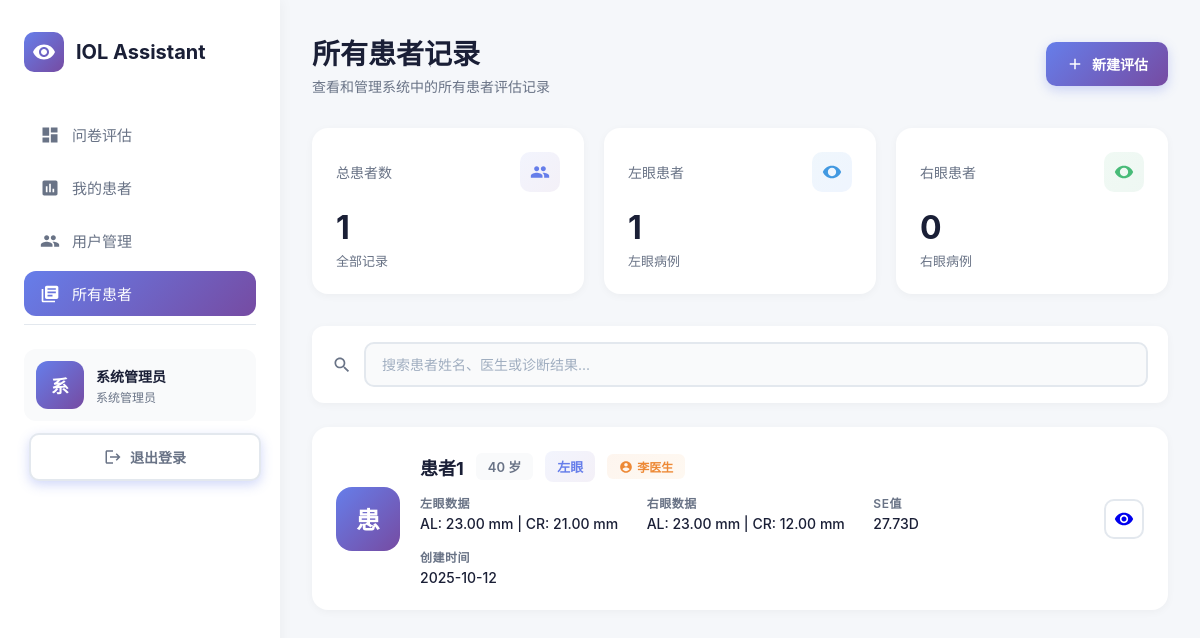
The app's page /admin/all-patients (signed in) with its own data.
### tables this page shows
CREATE TABLE results (
            id INTEGER PRIMARY KEY AUTOINCREMENT,
            user_id INTEGER,
            patient_name TEXT,
            patient_age INTEGER,
            patient_phone TEXT,
            patient_gender TEXT,
            left_eye_al REAL,
            left_eye_cr REAL,
            right_eye_al REAL,
            right_eye_cr REAL,
            affected_eye TEXT,
            se_value REAL,
            answered_questions TEXT,
            result TEXT,
            doctor_notes TEXT,
            created_at TIMESTAMP DEFAULT CURRENT_TIMESTAMP,
            updated_at TIMESTAMP DEFAULT CURRENT_TIMESTAMP,
            FOREIGN KEY (user_id) REFERENCES users (id)
        );

CREATE TABLE users (
            id INTEGER PRIMARY KEY AUTOINCREMENT,
            username TEXT UNIQUE NOT NULL,
            password TEXT NOT NULL,
            email TEXT,
            full_name TEXT,
            role TEXT DEFAULT 'doctor',
            is_active INTEGER DEFAULT 1,
            created_at TIMESTAMP DEFAULT CURRENT_TIMESTAMP
        );

### app.py (the view)
@app.route('/admin/all-patients', methods=['GET'])
@login_required
@admin_required
def admin_all_patients():
    conn = get_db_connection()
    patients = conn.execute('''
        SELECT r.*, u.username, u.full_name as doctor_name
        FROM results r
        JOIN users u ON r.user_id = u.id
        ORDER BY r.created_at DESC
    ''').fetchall()
    formatted_patients = format_patient_list(patients, include_doctor=True)
    conn.close()
    return render_template('admin_patients.html', patients=formatted_patients,
                           username=session.get('full_name') or session.get('username'))

### app.py (called while the page is built)
def get_db_connection():
    conn = sqlite3.connect('results.db')
    conn.row_factory = sqlite3.Row
    return conn

def login_required(f):
    @wraps(f)
    def decorated_function(*args, **kwargs):
        if 'user_id' not in session:
            return redirect(url_for('login'))
        return f(*args, **kwargs)
    return decorated_function

def admin_required(f):
    @wraps(f)
    def decorated_function(*args, **kwargs):
        if 'user_id' not in session or session.get('role') != 'admin':
            return jsonify({"success": False, "message": "需要管理员权限"}), 403
        return f(*args, **kwargs)
    return decorated_function

### templates/admin_patients.html (shortened to what this page needs)
<!DOCTYPE html>
<html lang="zh-CN">
<head>
    <link rel="stylesheet" href="/styles.css">
</head>
<body>
    <div class="dashboard">
        <aside class="sidebar">
            <div class="logo">
                <div class="logo-icon">
                    <svg width="24" height="24" viewBox="0 0 24 24" fill="white">
                        <path d="M12 4.5C7 4.5 2.73 7.61 1 12c1.73 4.39 6 7.5 11 7.5s9.27-3.11 11-7.5c-1.73-4.39-6-7.5-11-7.5zM12 17c-2.76 0-5-2.24-5-5s2.24-5 5-5 5 2.24 5 5-2.24 5-5 5zm0-8c-1.66 0-3 1.34-3 3s1.34 3 3 3 3-1.34 3-3-1.34-3-3-3z"/>
                    </svg>
                </div>
                <h1>IOL Assistant</h1>
            </div>
            <ul class="nav-menu">
                <li class="nav-item">
                    <a href="/" class="nav-link">
                        <svg class="nav-icon" viewBox="0 0 24 24" fill="currentColor">
                            <path d="M3 13h8V3H3v10zm0 8h8v-6H3v6zm10 0h8V11h-8v10zm0-18v6h8V3h-8z"/>
                        </svg>
                        <span>问卷评估</span>
                    </a>
                </li>
                <li class="nav-item">
                    <a href="/show_result" class="nav-link">
                        <svg class="nav-icon" viewBox="0 0 24 24" fill="currentColor">
                            <path d="M19 3H5c-1.1 0-2 .9-2 2v14c0 1.1.9 2 2 2h14c1.1 0 2-.9 2-2V5c0-1.1-.9-2-2-2zM9 17H7v-7h2v7zm4 0h-2V7h2v10zm4 0h-2v-4h2v4z"/>
                        </svg>
                        <span>我的患者</span>
                    </a>
                </li>
                <li class="nav-item">
                    <a href="/admin/users" class="nav-link">
                        <span>用户管理</span>
                    </a>
                </li>
                <li class="nav-item">
                    <a href="/admin/all-patients" class="nav-link active">
                        <svg class="nav-icon" viewBox="0 0 24 24" fill="currentColor">
                            <path d="M4 6H2v14c0 1.1.9 2 2 2h14v-2H4V6zm16-4H8c-1.1 0-2 .9-2 2v12c0 1.1.9 2 2 2h12c1.1 0 2-.9 2-2V4c0-1.1-.9-2-2-2zm-1 9H9V9h10v2zm-4 4H9v-2h6v2zm4-8H9V5h10v2z"/>
                        </svg>
                        <span>所有患者</span>
                    </a>
                </li>
            </ul>
            <div class="user-profile">
                <div class="user-card">
                    <div class="user-avatar">{{ username[0] if username else 'A' }}</div>
                    <div class="user-info">
                        <h3>{{ username or '管理员' }}</h3>
                        <p>系统管理员</p>
                    </div>
                </div>
                <button class="logout-btn" onclick="logout()">
                    <svg width="18" height="18" viewBox="0 0 24 24" fill="currentColor">
                        <path d="M17 7l-1.41 1.41L18.17 11H8v2h10.17l-2.58 2.58L17 17l5-5zM4 5h8V3H4c-1.1 0-2 .9-2 2v14c0 1.1.9 2 2 2h8v-2H4V5z"/>
                    </svg>
                    退出登录
                </button>
            </div>
        </aside>
        <main class="main-content">
            <div class="top-bar">
                <div class="page-title">
                    <h2>所有患者记录</h2>
                    <p>查看和管理系统中的所有患者评估记录</p>
                </div>
                <a href="/" class="btn btn-primary">
                    <svg width="18" height="18" viewBox="0 0 24 24" fill="currentColor">
                        <path d="M19 13h-6v6h-2v-6H5v-2h6V5h2v6h6v2z"/>
                    </svg>
                    新建评估
                </a>
            </div>
            <div class="stats-grid">
                <div class="stat-card">
                    <div class="stat-header">
                        <span class="stat-label">总患者数</span>
                        <div class="stat-icon purple">
                        </div>
                    </div>
                    <div class="stat-value">{{ patients|length }}</div>
                    <div class="stat-subtitle">全部记录</div>
                </div>
                <div class="stat-card">
                    <div class="stat-header">
                        <span class="stat-label">左眼患者</span>
                        <div class="stat-icon blue">
                            <svg width="20" height="20" viewBox="0 0 24 24" fill="currentColor">
                                <path d="M12 4.5C7 4.5 2.73 7.61 1 12c1.73 4.39 6 7.5 11 7.5s9.27-3.11 11-7.5c-1.73-4.39-6-7.5-11-7.5zM12 17c-2.76 0-5-2.24-5-5s2.24-5 5-5 5 2.24 5 5-2.24 5-5 5z"/>
                            </svg>
                        </div>
                    </div>
                    <div class="stat-value">{{ patients|selectattr('affected_eye', 'equalto', 'left')|list|length }}</div>
                    <div class="stat-subtitle">左眼病例</div>
                </div>
                <div class="stat-card">
                    <div class="stat-header">
                        <span class="stat-label">右眼患者</span>
                        <div class="stat-icon green">
                            <svg width="20" height="20" viewBox="0 0 24 24" fill="currentColor">
                                <path d="M12 4.5C7 4.5 2.73 7.61 1 12c1.73 4.39 6 7.5 11 7.5s9.27-3.11 11-7.5c-1.73-4.39-6-7.5-11-7.5zM12 17c-2.76 0-5-2.24-5-5s2.24-5 5-5 5 2.24 5 5-2.24 5-5 5z"/>
                            </svg>
                        </div>
                    </div>
                    <div class="stat-value">{{ patients|selectattr('affected_eye', 'equalto', 'right')|list|length }}</div>
                    <div class="stat-subtitle">右眼病例</div>
                </div>
            </div>
            <div class="search-bar">
                <input type="text" class="search-input" id="searchInput" placeholder="搜索患者姓名、医生或诊断结果..." onkeyup="searchPatients()">
            </div>
            {% if patients %}
            <div class="patients-grid" id="patientsGrid">
                {% for patient in patients %}
                <div class="patient-card" data-search-text="{{ patient.patient_name|lower }} {{ patient.doctor_name|lower }} {{ patient.result|lower }}">
                    <div class="patient-avatar">{{ patient.patient_name[0] if patient.patient_name else 'P' }}</div>
                    <div class="patient-info">
                        <div class="patient-header">
                            <span class="patient-name">{{ patient.patient_name }}</span>
                            <span class="patient-age">{{ patient.patient_age }} 岁</span>
                            <span class="eye-badge {{ patient.affected_eye }}">
                                {{ "左眼" if patient.affected_eye == "left" else "右眼" }}
                            </span>
                            <span class="doctor-badge">
                                <svg width="14" height="14" viewBox="0 0 24 24" fill="currentColor">
                                    <path d="M12 2C6.48 2 2 6.48 2 12s4.48 10 10 10 10-4.48 10-10S17.52 2 12 2zm0 3c1.66 0 3 1.34 3 3s-1.34 3-3 3-3-1.34-3-3 1.34-3 3-3zm0 14.2c-2.5 0-4.71-1.28-6-3.22.03-1.99 4-3.08 6-3.08 1.99 0 5.97 1.09 6 3.08-1.29 1.94-3.5 3.22-6 3.22z"/>
                                </svg>
                                {{ patient.doctor_name }}
                            </span>
                        </div>
                        <div class="patient-meta">
                            <div class="meta-item">
                                <span class="meta-label">左眼数据</span>
                                <span class="meta-value">
                                    AL: {{ "%.2f"|format(patient.left_eye.al) if patient.left_eye.al else "N/A" }} mm |
                                    CR: {{ "%.2f"|format(patient.left_eye.cr) if patient.left_eye.cr else "N/A" }} mm
                                </span>
                            </div>
                            <div class="meta-item">
                                <span class="meta-label">右眼数据</span>
                                <span class="meta-value">
                                    AL: {{ "%.2f"|format(patient.right_eye.al) if patient.right_eye.al else "N/A" }} mm |
                                    CR: {{ "%.2f"|format(patient.right_eye.cr) if patient.right_eye.cr else "N/A" }} mm
                                </span>
                            </div>
                            <div class="meta-item">
                                <span class="meta-label">SE值</span>
                                <span class="meta-value">
                                    {{ "%.2f"|format(patient.se_value) if patient.se_value else "未计算" }}D
                                </span>
                            </div>
                            <div class="meta-item">
                                <span class="meta-label">创建时间</span>
                                <span class="meta-value">
                                    {{ patient.created_at[:10] }}
                                </span>
                            </div>
                        </div>
                    </div>
                    <div class="patient-actions">
                        <a href="/patient/{{ patient.id }}" class="btn-icon" title="查看详情">
                            <svg width="20" height="20" viewBox="0 0 24 24" fill="currentColor">
                                <path d="M12 4.5C7 4.5 2.73 7.61 1 12c1.73 4.39 6 7.5 11 7.5s9.27-3.11 11-7.5c-1.73-4.39-6-7.5-11-7.5zM12 17c-2.76 0-5-2.24-5-5s2.24-5 5-5 5 2.24 5 5-2.24 5-5 5zm0-8c-1.66 0-3 1.34-3 3s1.34 3 3 3 3-1.34 3-3-1.34-3-3-3z"/>
                            </svg>
                        </a>
                    </div>
                </div>
                {% endfor %}
            </div>
            {% endif %}
        </main>
    </div>
</body>
</html>

### static/css/styles.css (style rules this page uses)
* { margin: 0; padding: 0; box-sizing: border-box; }
button { margin: 0.3125rem; padding: 0.625rem 1.25rem; border-radius: 10px; background: linear-gradient(135deg, #667eea 0%, #764ba2 100%); color: white; border: none; cursor: pointer; font-size: 1rem; font-weight: 600; transition: all 0.3s ease; box-shadow: 0 4px 12px rgba(102, 126, 234, 0.3); }
input[type="text"], input[type="number"], input[type="email"], input[type="password"], select { width: 100%; padding: 12px 16px; border: 2px solid #e3e8ee; border-radius: 10px; font-size: 14px; transition: all 0.3s ease; background: #f9fafb; font-family: inherit; }

### records on screen
results: patient_name "患", patient_name "患者1", patient_age "40", affected_eye "左眼", doctor_name "李医生", left_eye_al "23.00", left_eye_cr "21.00", right_eye_al "23.00", right_eye_cr "12.00", se_value "27.73", created_at "2025-10-12"

### other values on screen
{{ username[0] if username else 'A' }} "系"
{{ username or '管理员' }} "系统管理员"
{{ patients|length }} "1"
{{ patients|selectattr('affected_eye', 'equalto', 'left')|list|length }} "1"
{{ patients|selectattr('affected_eye', 'equalto', 'right')|list|length }} "0"
